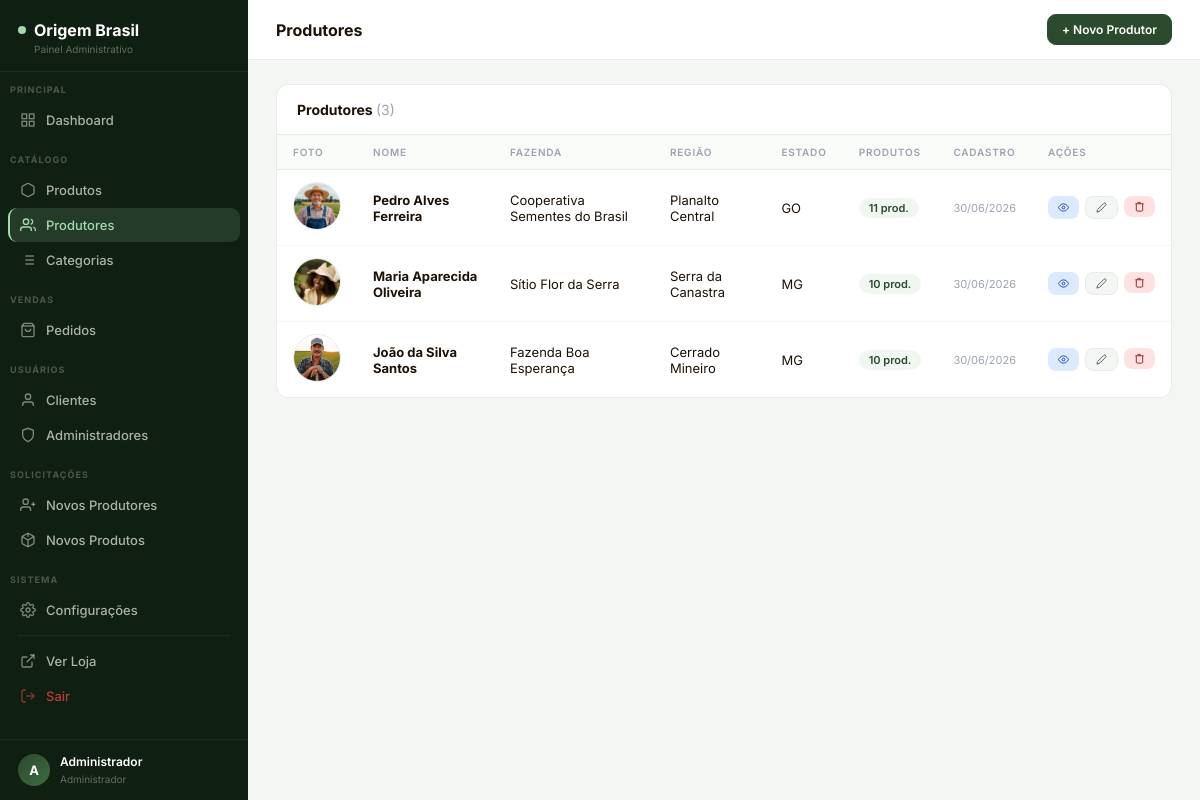
/adm/produtores.php (signed in), run on the app's committed database.
### tables this page shows
CREATE TABLE IF NOT EXISTS produtores (
    id          INT AUTO_INCREMENT PRIMARY KEY,
    usuario_id  INT NULL UNIQUE,
    nome        VARCHAR(100) NOT NULL,
    foto        VARCHAR(255),
    historia    TEXT,
    fazenda     VARCHAR(100),
    regiao      VARCHAR(100),
    estado      VARCHAR(50),
    latitude    DECIMAL(10,8),
    longitude   DECIMAL(11,8),
    criado_em   TIMESTAMP DEFAULT CURRENT_TIMESTAMP,
    FOREIGN KEY (usuario_id) REFERENCES usuarios(id) ON DELETE SET NULL
);

### adm/produtores.php (the view, shortened to what this page needs)
<?php
include("../conexao.php");
$acao = $_GET['acao'] ?? 'lista';
$lista = mysqli_fetch_all(mysqli_query($conexao,
    "SELECT pr.*, COUNT(p.id) AS total_produtos FROM produtores pr
     LEFT JOIN produtos p ON p.produtor_id=pr.id GROUP BY pr.id ORDER BY pr.id DESC"
), MYSQLI_ASSOC);
$topbar_action = ($acao==='lista')
    ? '<a href="produtores.php?acao=form" class="topbar-btn primary">+ Novo Produtor</a>'
    : '<a href="produtores.php" class="topbar-btn">← Voltar</a>';
include('layout.php');
?>
<?php if ($acao === 'lista'): ?>
<div class="card">
    <div class="card-header"><h3>Produtores <span style="color:var(--text-3);font-weight:400;">(<?php echo count($lista); ?>)</span></h3></div>
    <table class="adm-table">
        <thead><tr><th>Foto</th><th>Nome</th><th>Fazenda</th><th>Região</th><th>Estado</th><th>Produtos</th><th>Cadastro</th><th>Ações</th></tr></thead>
        <tbody>
        <?php foreach ($lista as $p): ?>
        <tr>
            <td>
                <?php if ($p['foto']): ?>
                <img src="../<?php echo htmlspecialchars($p['foto']); ?>" class="img-thumb" style="border-radius:50%;" onerror="this.style.display='none'">
                <?php else: ?>
                <div class="avatar-circle"><?php echo mb_strtoupper(mb_substr($p['nome'],0,1)); ?></div>
                <?php endif; ?>
            </td>
            <td><strong><?php echo htmlspecialchars($p['nome']); ?></strong></td>
            <td><?php echo htmlspecialchars($p['fazenda']??'–'); ?></td>
            <td><?php echo htmlspecialchars($p['regiao']??'–'); ?></td>
            <td><?php echo htmlspecialchars($p['estado']??'–'); ?></td>
            <td><span class="badge" style="background:#f0f7f1;color:var(--green);"><?php echo $p['total_produtos']; ?> prod.</span></td>
            <td style="font-size:11px;color:var(--text-3);"><?php echo date('d/m/Y', strtotime($p['criado_em'])); ?></td>
            <td>
                <div style="display:flex;gap:6px;">
                    <a href="../produtor.php?id=<?php echo $p['id']; ?>" target="_blank" class="btn btn-blue" style="padding:5px 10px;font-size:11px;"><svg style="width:1em;height:1em;vertical-align:middle;display:inline-block;stroke:currentColor;fill:none;stroke-width:2;" viewBox="0 0 24 24"><path d="M1 12s4-8 11-8 11 8 11 8-4 8-11 8-11-8-11-8z"/><circle cx="12" cy="12" r="3"/></svg></a>
                    <a href="produtores.php?acao=form&id=<?php echo $p['id']; ?>" class="btn btn-gray" style="padding:5px 10px;font-size:11px;"><svg style="width:1em;height:1em;vertical-align:middle;display:inline-block;stroke:currentColor;fill:none;stroke-width:2;" viewBox="0 0 24 24"><path d="M17 3a2.828 2.828 0 1 1 4 4L7.5 20.5 2 22l1.5-5.5L17 3z"/></svg></a>
                    <form method="POST" onsubmit="return confirm('Excluir produtor?')" style="display:inline;">
                        <button class="btn btn-red" style="padding:5px 10px;font-size:11px;"><svg style="width:1em;height:1em;vertical-align:middle;display:inline-block;stroke:currentColor;fill:none;stroke-width:2;" viewBox="0 0 24 24"><polyline points="3 6 5 6 21 6"/><path d="M19 6v14a2 2 0 0 1-2 2H7a2 2 0 0 1-2-2V6m3 0V4a1 1 0 0 1 1-1h4a1 1 0 0 1 1 1v2"/></svg></button>
                    </form>
                </div>
            </td>
        </tr>
        <?php endforeach; ?>
        </tbody>
    </table>
</div>
<?php endif; ?>
</div></main></body></html>

### adm/layout.php (style rules this page uses)
*,*::before,*::after { box-sizing:border-box;margin:0;padding:0 }
:root { --sidebar:#0f1f12; --sidebar-hover:rgba(255,255,255,.08); --sidebar-active:rgba(163,217,171,.15); --sidebar-active-border:#a3d9ab; --green:#2C4A2E; --green-2:#3D6B40; --green-light:#f0f7f1; --orange:#D4622A; --white:#fff; --bg:#f4f6f3; --card:#fff; --border:#e8ece8; --text:#1C1208; --text-2:#4B5563; --text-3:#9CA3AF; --radius:12px; --shadow:0 1px 4px rgba(0,0,0,.08),0 4px 16px rgba(0,0,0,.06); }
body { font-family:'Inter',sans-serif;background:var(--bg);color:var(--text);display:flex;min-height:100vh;font-size:14px; }
a { text-decoration:none;color:inherit; }
button { font-family:'Inter',sans-serif;cursor:pointer; }
.topbar-btn { padding:7px 14px;border:1px solid var(--border);background:var(--card); border-radius:9px;font-size:12px;font-weight:600;color:var(--text-2); display:flex;align-items:center;gap:6px;transition:all .15s; }
.topbar-btn.primary { background:var(--green);color:#fff;border-color:var(--green); }
.card { background:var(--card);border:1px solid var(--border);border-radius:var(--radius);overflow:hidden;margin-bottom:20px; }
.card-header { padding:16px 20px;border-bottom:1px solid var(--border); display:flex;align-items:center;justify-content:space-between; }
.card-header h3 { font-size:14px;font-weight:700; }
table.adm-table { width:100%;border-collapse:collapse; }
.adm-table th { font-size:10px;text-transform:uppercase;letter-spacing:.08em; color:var(--text-3);font-weight:600;padding:11px 16px; background:#f9fbf9;border-bottom:1px solid var(--border);text-align:left; }
.adm-table td { font-size:13px;padding:12px 16px;border-bottom:1px solid #f5f7f5;vertical-align:middle; }
.adm-table tr:last-child td { border-bottom:none; }
.badge { display:inline-flex;align-items:center;gap:4px;padding:3px 10px;border-radius:20px;font-size:11px;font-weight:600;white-space:nowrap; }
.btn { display:inline-flex;align-items:center;gap:6px;padding:7px 14px;border:none;border-radius:8px;font-size:12px;font-weight:600;cursor:pointer;transition:all .15s; }
.btn-red { background:#fee2e2;color:#991b1b; }
.btn-blue { background:#dbeafe;color:#1e40af; }
.btn-gray { background:var(--bg);color:var(--text-2);border:1px solid var(--border); }
.img-thumb { width:48px;height:48px;object-fit:cover;border-radius:8px;background:var(--bg);border:1px solid var(--border); }

### data on the page
produtores: foto (picture), nome "Pedro Alves Ferreira", fazenda "Cooperativa Sementes do Brasil", regiao "Planalto Central", estado "GO", total_produtos "11", criado_em "30/06/2026"
produtores: foto (picture), nome "Maria Aparecida Oliveira", fazenda "Sítio Flor da Serra", regiao "Serra da Canastra", estado "MG", total_produtos "10", criado_em "30/06/2026"
produtores: foto (picture), nome "João da Silva Santos", fazenda "Fazenda Boa Esperança", regiao "Cerrado Mineiro", estado "MG", total_produtos "10", criado_em "30/06/2026"

### other printed values
mb_strtoupper(mb_substr($_SESSION['nome'],0,1)) "A"
$_SESSION['nome'] "Administrador"
$page_title "Produtores"
count($lista) "3"
